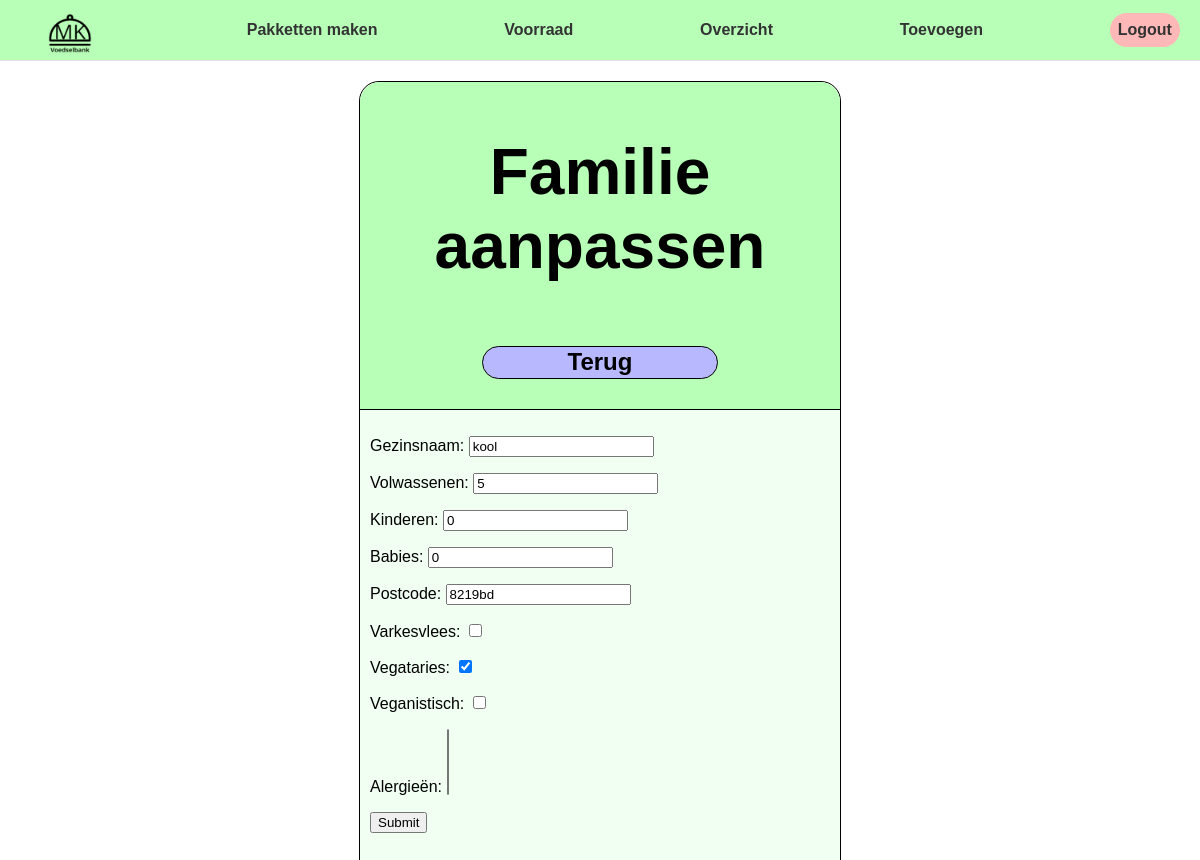
Page /klanten-aanpassen/7/ (signed in) on the committed database.
### klanten/models/klant.py (models this page shows, shortened)
class Klant(models.Model):
    gezinsnaam = models.CharField(max_length=100)
    volwassenen = models.IntegerField()
    kinderen = models.IntegerField()
    babies = models.IntegerField()
    postcode = models.CharField(max_length=50)
    varkesvlees = models.BooleanField()
    vegataries = models.BooleanField()
    veganistisch = models.BooleanField()
    alergieën = models.ManyToManyField("Alergie", related_name="klant", null=True, blank=True)

### klanten/views/familie.py (the view)
# urls.py: path('klanten-aanpassen/<int:id>/', klanten_aanpassen, name='klanten-aanpassen'),
@login_required(login_url='')
def klanten_aanpassen(request, id):
    obj = get_object_or_404(Klant, id=id)
    form = klantenaanpassenform(request.POST or None, instance=obj)
    if form.is_valid():
        form.save()
        return redirect('directie-homepage')
    return render(request, 'klanten/familieaanpassen.html', {'form': form, 'id': id})

### directie/forms.py
class klantenaanpassenform(forms.ModelForm):
    class Meta:
        model = Klant
        fields = ['gezinsnaam', 'volwassenen', 'kinderen', 'babies', 'postcode', 'varkesvlees', 'vegataries', 'veganistisch', 'alergieën']

### templates/klanten/familieaanpassen.html
{% extends "../base.html" %}
{% load static %}
{% block stylesheets %}
    <link
      type="text/css"
      rel="stylesheet"
      href="../../static/css/form.css"
    />
{% endblock %}
{% block content %}
    <div class="content">
      <div class="categorie">
        <div class="topbar">
          <div class="topbar_title">
            <h1>Familie aanpassen</h1>
          </div>
          <a class="return_btn" href="{% url 'directie-homepage' %}">Terug</a>
        </div>
        <div class="content_tab">
          <form method="post" action="{% url 'klanten-aanpassen' id=id %}">
            {% csrf_token %} {{ form.as_p }}
            <button type="submit">Submit</button>
          </form>
        </div>
      </div>
    </div>
{% endblock %}

### static/css/form.css (style rules this page uses)
.content { margin-top: 20px; display: flex; flex-direction: row; flex-wrap: wrap; justify-content: space-around; gap: 20px; }
.categorie { width: 40%; border-width: 1px; border-style: solid; border-color: black; border-radius: 20px; background-color: #F0FFF2; display: flex; flex-direction: column; display: inline-flex; padding-bottom: 20px; }
.topbar { text-align: center; font-size: 32px; font-weight: bold; border-bottom: 1px solid black; background-color: #B8FFB8; border-radius: 20px 20px 0px 0px; margin: 0px; padding: 10px; }
.content_tab { display: flex; flex-direction: row; padding: 10px; }
.return_btn { width: 50%; border-radius: 30px; margin: 20px; border: 1px solid black; background-color: #B8B8FF; font-size: 24px; font-weight: bold; cursor: pointer; text-align: center; align-self: center; align-content: center; display: inline-block; text-decoration: none; color: black; padding: 0.1rem; }

### static/css/header.css (style rules this page uses)
body { margin: 0; padding: 0; font-family: sans-serif; }

### rows in the picture
Klant: gezinsnaam "kool", volwassenen "5", kinderen "0", babies "0", postcode "8219bd", vegataries "☑"
